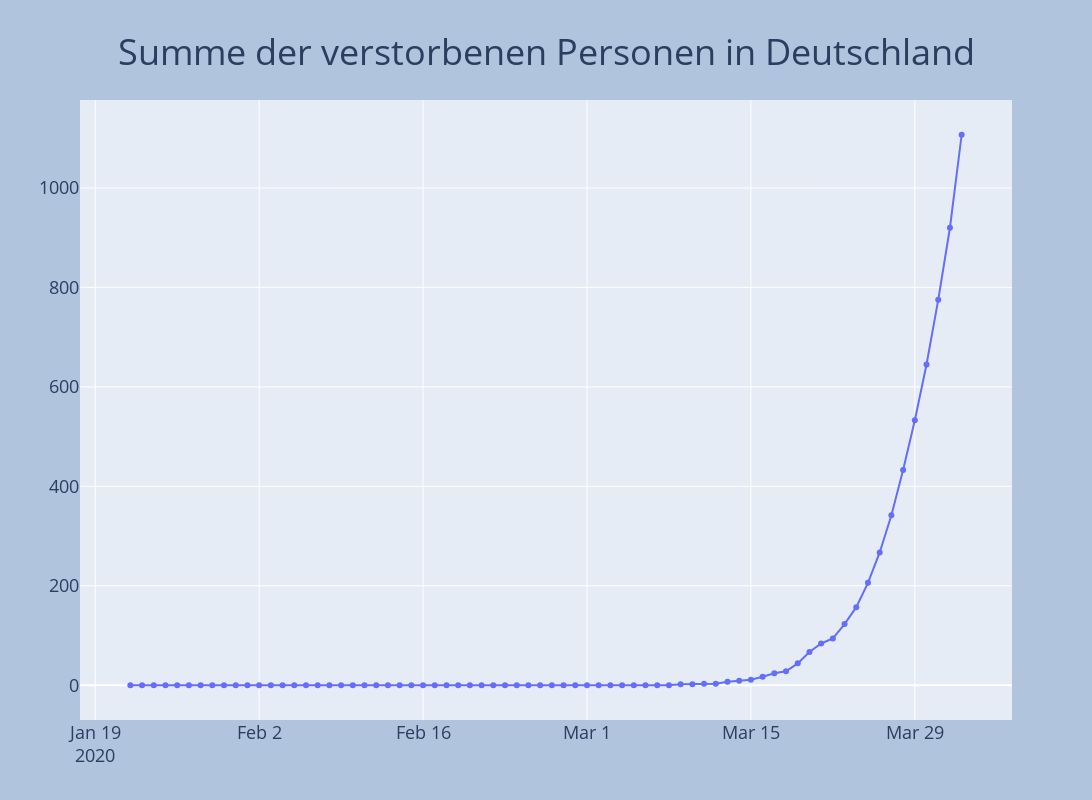

Notebook code cell kept with this figure:
### Code cell
fig = go.Figure()
fig.add_trace(go.Scatter(x=df.datum, y=df.tot,mode='lines+markers'))
fig = plot_layout(fig, 'Summe der verstorbenen Personen in Deutschland')
fig.show()
